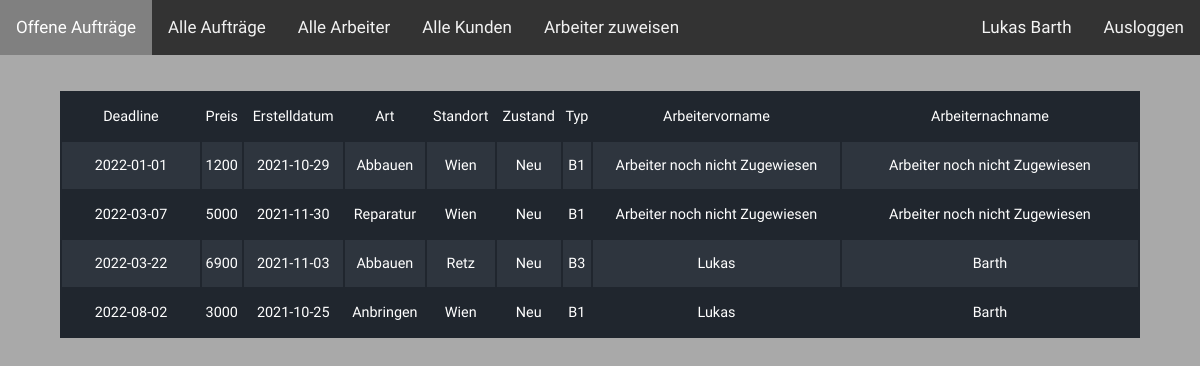
Screenshot of /pages/admin_pages/admin.php (signed in) with the database file from the repository.
### tables this page shows
create table Arbeiter(
ID int NOT NULL AUTO_INCREMENT,
Vorname varchar(40) NOT NULL,
Nachname varchar(40) NOT NULL,
Telefonnummer varchar(30),
Email varchar(40) NOT NULL,
Passwort varchar(40) NOT NULL,
PRIMARY KEY (ID)
);

create table Auftrag(
ID int NOT NULL AUTO_INCREMENT,
Preis int NOT NULL,
Erstelldatum DATE,
Deadline DATE NOT NULL,
Art varchar(40), 
Erledigt VARCHAR(1) NOT NULL DEFAULT 'N',
LogoID int NOT NULL,
KundeID int NOT NULL,
ArbeiterID int NOT NULL,
primary key (id),
FOREIGN KEY (LogoID) REFERENCES Logo(ID),
FOREIGN KEY (KundeID) REFERENCES Kunde(ID),
FOREIGN KEY (ArbeiterID) REFERENCES Arbeiter(ID)
);

create table Logo(
ID int NOT NULL AUTO_INCREMENT,
Standort varchar(40) NOT NULL,
Zustand varchar(40),
Typ varchar(40) NOT NULL,
PRIMARY KEY (ID)
);

### php_functions/session.php (called while the page is built, shortened)
<?php
include "connect.php";
$email_check = $_SESSION["Email"];
$pass_check = $_SESSION["Passwort"];
$mode_check = $_SESSION["Mode"];
if (!($_SESSION["Email"] === "admin@mail.com" && $_SESSION["Passwort"] === "1234")) {
    if ($mode_check === "Arbeiter") {
        $sql = "SELECT * FROM arbeiter WHERE Email='$email_check' AND Passwort='$pass_check'";
    } else {
        $sql = "SELECT * FROM kunde WHERE Email='$email_check' AND Passwort='$pass_check'";
    }
    $result = mysqli_query($conn, $sql);
    if (mysqli_num_rows($result) === 1) {
        $row = mysqli_fetch_assoc($result);
        if (
            $row["Email"] === $email_check &&
            $row["Passwort"] === $pass_check
        ) {
            $login_session = $row["Vorname"] . " " . $row["Nachname"];
        } else {
            header("location: ../pages/index.php");
            die();
        }
    } else {
        header("location: ../pages/index.php");
        die();
    }
}
else
{
    $login_session = "Admin";
}
?>

### php_functions/display_data.php (the view, shortened to what this page needs)
<?php
function display_data($data) {
    $output = "<table class='data_table'>";
    foreach($data as $row => $var) {
        $output .= '<tr>';
        if($row===0) {
            foreach($var as $col => $val) {
                $output .= "<td>" . $col . '</td>';
            }
            $output .= '</tr>';
        }
        foreach($var as $val) {
            $output .= '<td>' . $val . '</td>';
        }
        $output .= '</tr>';
    }
    $output .= '</table>';
    echo $output;
}

### pages/admin_pages/admin.php (shortened to what this page needs)
<?php
include "../../php_functions/session.php";
include "../../php_functions/connect.php";
include "../../php_functions/display_data.php";
?>
<html lang="en">
<head>
    <link rel="stylesheet" href="../../css_files/overview.css">
</head>
<body>
<div class="topnav">
    <a class="active" href="admin.php">Offene Aufträge</a>
    <a  href="alle_auftraege.php">Alle Aufträge</a>
    <a  href="alle_arbeiter.php">Alle Arbeiter</a>
    <a  href="alle_kunden.php">Alle Kunden</a>
    <a href="arbeiter_zuweisen.php">Arbeiter zuweisen</a>
    <a class="logout" href = "../../php_functions/logout.php">Ausloggen</a>
    <a class="name" ><?php echo $login_session?></a>
</div>
<?php
$query = "select Deadline,Preis,Erstelldatum,Art,Standort,Zustand,Typ,Vorname as 'Arbeitervorname',Nachname as 'Arbeiternachname' from auftrag join logo on logo.id = auftrag.logoid join arbeiter on arbeiter.ID = auftrag.ArbeiterID where erledigt = 'N' order by Deadline;";
$result = mysqli_query($conn, $query);
display_data($result);
?>
</body>
</html>

### css_files/overview.css (style rules this page uses)
* { box-sizing: border-box; margin: 0; padding: 0; font-family: Raleway, sans-serif; }
html { font-size: 62.5%; }
body { font-family: 'Roboto', 'Helvetica Neue', Helvetica, Arial, sans-serif; font-size: 1.6rem; line-height: 1.6; -webkit-font-smoothing: antialiased; -moz-osx-font-smoothing: grayscale; background-color: darkgrey; }
table { margin-left: auto; margin-right: auto; width: 90%; min-width: 300px; margin-bottom: 2.4rem; background-color: #20262e; color: #fff; overflow: hidden; }
table tr:nth-child(even) { background-color: rgb(46, 53, 62); }
table td:before { color: #28b1de; }
table td { display: block; font-size: 90%; }
table td:first-child { padding-top: 1rem; }
table td:last-child { padding-bottom: 1rem; }
table td:before { content: attr(data-th) ':\00a0'; font-weight: bold; min-width: 8rem; display: inline-block; }
@media (min-width: 600px) { table td:before { display: none; } }
@media (min-width: 600px) { table td { display: table-cell; text-align: center; } }
@media (min-width: 600px) { table td:first-child, table td:last-child { padding: 1.5rem 2rem; } }
.topnav { background-color: #333; overflow: hidden; }
.topnav a { float: left; color: #f2f2f2; text-align: center; padding: 14px 16px; text-decoration: none; font-size: 17px; }
.topnav a.active { background-color: grey; color: white; }
a.logout { float: right; color: #f2f2f2; text-align: center; padding: 14px 16px; text-decoration: none; font-size: 17px; }
a.name { color: whitesmoke; float: right; text-align: center; padding: 14px 16px; text-decoration: none; font-size: 17px; }
.data_table { margin-top: 3%; }

### rows the page displays
arbeiter: login_session "Lukas Barth"
auftrag: col "Deadline", col "Preis", col "Erstelldatum", col "Art", col "Standort", col "Zustand", col "Typ", col "Arbeitervorname", col "Arbeiternachname", Deadline "2022-01-01", Preis "1200", Erstelldatum "2021-10-29", Art "Abbauen", LogoID.Standort "Wien", LogoID.Zustand "Neu", LogoID.Typ "B1", val "Arbeiter noch nicht Zugewiesen"
auftrag: Deadline "2022-03-07", Preis "5000", Erstelldatum "2021-11-30", Art "Reparatur", LogoID.Standort "Wien", LogoID.Zustand "Neu", LogoID.Typ "B1", val "Arbeiter noch nicht Zugewiesen"
auftrag: Deadline "2022-03-22", Preis "6900", Erstelldatum "2021-11-03", Art "Abbauen", LogoID.Standort "Retz", LogoID.Zustand "Neu", LogoID.Typ "B3", ArbeiterID.Vorname "Lukas", ArbeiterID.Nachname "Barth"
auftrag: Deadline "2022-08-02", Preis "3000", Erstelldatum "2021-10-25", Art "Anbringen", LogoID.Standort "Wien", LogoID.Zustand "Neu", LogoID.Typ "B1", ArbeiterID.Vorname "Lukas", ArbeiterID.Nachname "Barth"
